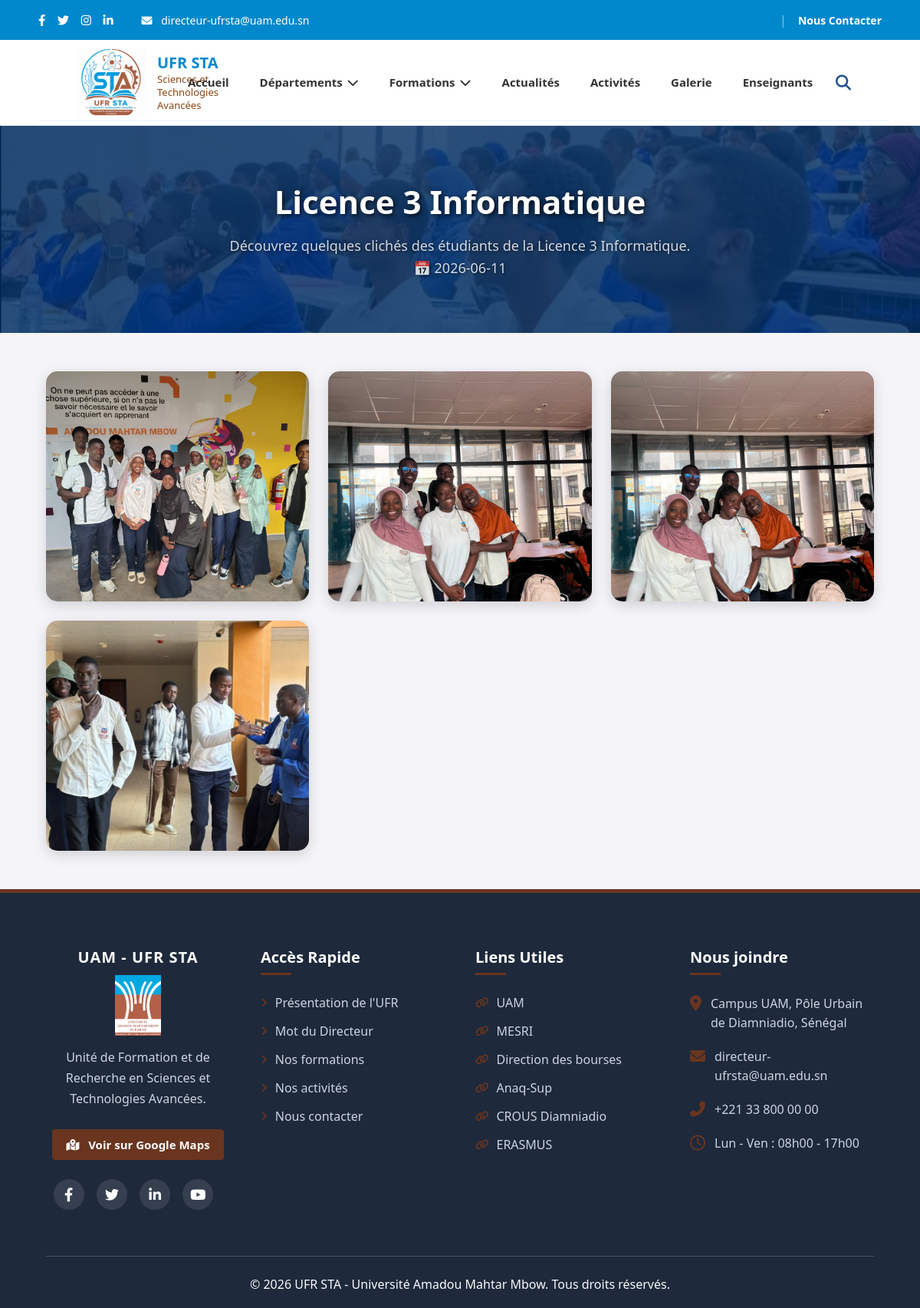
Page /album/5 on the committed database.
### models.py (models this page shows)
class Album(db.Model):
    __tablename__ = "albums"
    id = db.Column(db.Integer, primary_key=True)
    titre = db.Column(db.String(200), nullable=False)
    description = db.Column(db.Text)
    date = db.Column(db.String(100))
    annee = db.Column(db.String(10))
    photos = db.relationship(
        "PhotoAlbum",
        backref="album",
        cascade="all, delete",
        lazy=True
    )

class PhotoAlbum(db.Model):
    __tablename__ = "photo_albums"
    id = db.Column(db.Integer, primary_key=True)
    photo = db.Column(db.String(255), nullable=False)
    album_id = db.Column(
        db.Integer,
        db.ForeignKey("albums.id"),
        nullable=False
    )

### app.py (the view)
@app.route("/album/<int:id>")
def voir_album(id):
    album=Album.query.get_or_404(id)
    return render_template(
        "voir_album.html",
        album=album
    )

### templates/voir_album.html (shortened to what this page needs)
{% extends "base.html" %}
{% block content %}
<section class="page-header">
    <h1>{{ album.titre }}</h1>
    <p>{{ album.description }}</p>
    <p class="album-date">
        📅 {{ album.date }}
    </p>
</section>
<section class="album-container">
    <div class="album-photos">
        {% for photo in album.photos %}
        <div class="album-photo">
            <img
                src="{{ url_for('static', filename='images/galerie/' + photo.photo) }}"
                alt="{{ album.titre }}">
        </div>
        {% endfor %}
    </div>
</section>
{% endblock %}

### rows in the picture
Album: titre "Licence 3 Informatique", description "Découvrez quelques clichés des étudiants de la Licence 3 Informatique.", date "2026-06-11"
PhotoAlbum: photo (picture)
PhotoAlbum: photo (picture)
PhotoAlbum: photo (picture)
PhotoAlbum: photo (picture)
